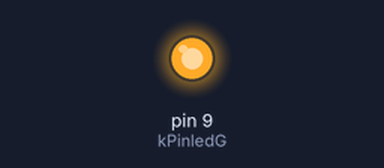
Simulated run of this sketch. Board: Arduino Uno, built with avr-gcc and run on an emulated ATmega328P. Shown: output pins drawn as LEDs (lit = HIGH).

Above: at 0.05 s.
At 0.45 s:
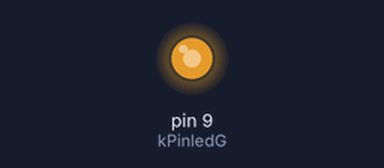
At 0.9 s:
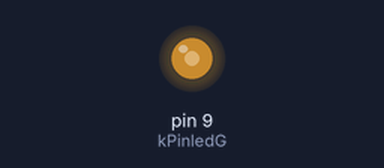
At 1.8 s:
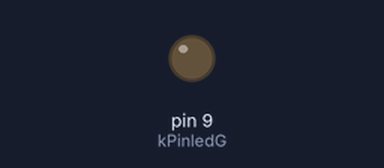
Timing chart, 0 to 4.1 s (numbered marks = the images above):
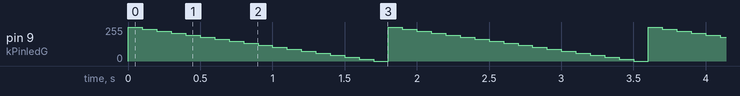

The sketch:

Decrease_LED.ino
```cpp
int kPinledG = 9;
int LEDbrightness = 255;

void setup()
{
  // put your setup code here, to run once:
  pinMode(kPinledG, OUTPUT);
}

void loop()
{

  if(LEDbrightness < 0)
  {
    LEDbrightness = 255;
  }

  else
  {
    analogWrite( kPinledG,LEDbrightness);
    delay(100);
    LEDbrightness = LEDbrightness - 15;
  }


}
```

Measured:
- by itself, pin 9 (kPinledG): repeats every 1.8 s: 240/255 0.10 s, 225/255 0.10 s, 210/255 0.10 s, 195/255 0.10 s, 180/255 0.10 s, 165/255 0.10 s, 150/255 0.10 s, 135/255 0.10 s, 120/255 0.10 s, 105/255 0.10 s, 90/255 0.10 s, 75/255 0.10 s, 60/255 0.10 s, 45/255 0.10 s, 30/255 0.10 s, 15/255 0.10 s, 0/255 0.10 s, 255/255 0.10 s
